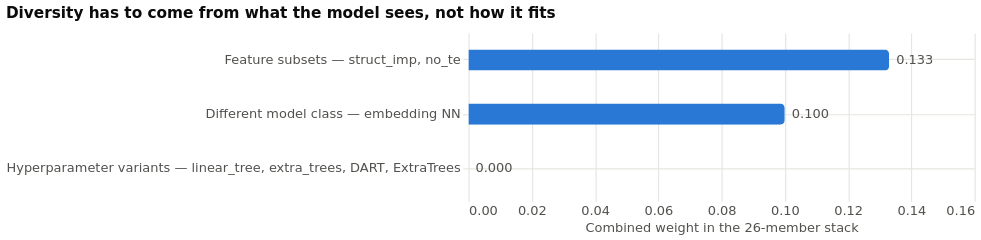

Express this chart as Vega-Lite.
### Vega-Lite specification from a JSON file in a GitHub repository (floating-point values rounded to 4 significant figures)
{"config": {"view": {"continuousWidth": 300, "continuousHeight": 300, "stroke": null}, "axis": {"domain": false, "grid": true, "gridColor": "#e6e5e1", "gridWidth": 1, "labelColor": "#52514e", "labelFont": "Ubuntu Sans, DejaVu Sans, Helvetica, Arial, sans-serif", "labelFontSize": 11, "tickColor": "#e6e5e1", "titleColor": "#52514e", "titleFont": "Ubuntu Sans, DejaVu Sans, Helvetica, Arial, sans-serif", "titleFontSize": 11, "titleFontWeight": "normal"}, "legend": {"labelColor": "#52514e", "labelFont": "Ubuntu Sans, DejaVu Sans, Helvetica, Arial, sans-serif", "labelFontSize": 11, "symbolStrokeWidth": 0, "symbolType": "square", "titleColor": "#52514e", "titleFont": "Ubuntu Sans, DejaVu Sans, Helvetica, Arial, sans-serif", "titleFontSize": 11}, "text": {"font": "Ubuntu Sans, DejaVu Sans, Helvetica, Arial, sans-serif"}, "title": {"anchor": "start", "color": "#0b0b0b", "dy": -6, "font": "Ubuntu Sans, DejaVu Sans, Helvetica, Arial, sans-serif", "fontSize": 13, "fontWeight": 600}}, "layer": [{"mark": {"type": "bar", "color": "#2a78d6", "cornerRadiusEnd": 4, "height": 18}, "encoding": {"tooltip": [{"field": "source", "type": "nominal"}, {"field": "weight", "format": ".3f", "type": "quantitative"}], "x": {"field": "weight", "scale": {"domain": [0, 0.16]}, "title": "Combined weight in the 26-member stack", "type": "quantitative"}, "y": {"axis": {"labelFontSize": 11, "labelLimit": 400}, "field": "source", "sort": ["Feature subsets — struct_imp, no_te", "Different model class — embedding NN", "Hyperparameter variants — linear_tree, extra_trees, DART, ExtraTrees"], "title": null, "type": "nominal"}}}, {"mark": {"type": "text", "align": "left", "color": "#52514e", "dx": 6, "fontSize": 11}, "encoding": {"text": {"field": "weight", "format": ".3f", "type": "quantitative"}, "x": {"field": "weight", "scale": {"domain": [0, 0.16]}, "title": "Combined weight in the 26-member stack", "type": "quantitative"}, "y": {"axis": {"labelFontSize": 11, "labelLimit": 400}, "field": "source", "sort": ["Feature subsets — struct_imp, no_te", "Different model class — embedding NN", "Hyperparameter variants — linear_tree, extra_trees, DART, ExtraTrees"], "title": null, "type": "nominal"}}}], "data": {"name": "data-c570d84d1c90a79dcc6c0f3c13aad7cb"}, "height": {"step": 46}, "title": "Diversity has to come from what the model sees, not how it fits", "width": 430, "$schema": "https://vega.github.io/schema/vega-lite/v6.4.1.json", "datasets": {"data-c570d84d1c90a79dcc6c0f3c13aad7cb": [{"source": "Feature subsets — struct_imp, no_te", "weight": 0.133}, {"source": "Different model class — embedding NN", "weight": 0.1}, {"source": "Hyperparameter variants — linear_tree, extra_trees, DART, ExtraTrees", "weight": 0.0}]}}
